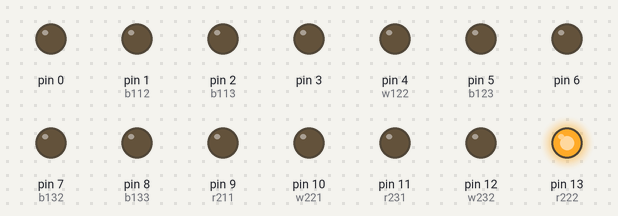
The sketch below on a simulated Arduino Uno, built with avr-gcc and run on an emulated ATmega328P. Parts: output pins drawn as LEDs (lit = HIGH).

Above: at 0.5 s.
At 2.0 s:
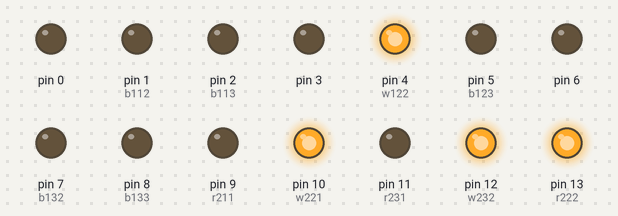
At 3.7 s:
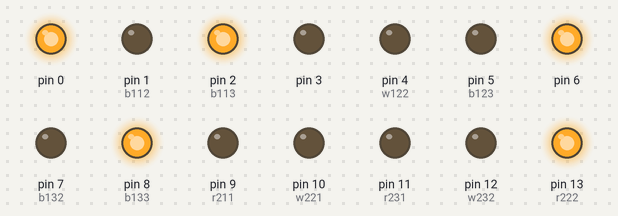
At 4.63 s:
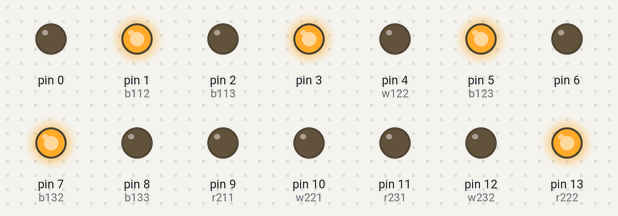
At 5.13 s:
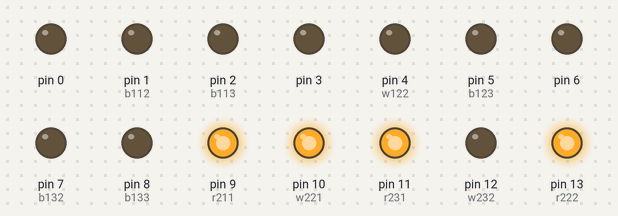
At 6.7 s:
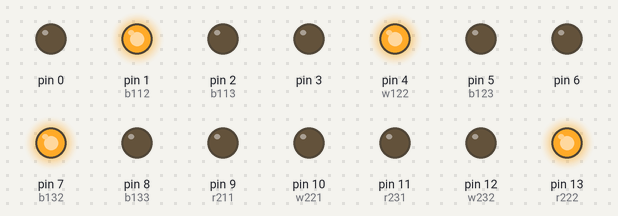
Timing chart, 0 to 8.1 s (numbered marks = the images above):
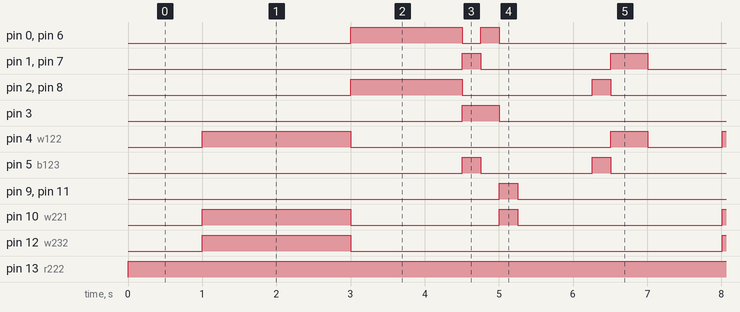

The sketch:

set1.ino
```cpp
//PATTERN of 3x3 LEDs USING 2 ARDUINOs
//HOPING THOSE 2 WORK WITH CO-OPERATION... (no not people, arduino boards)

/*
top
8blue 1white

mid
5red 4white

bottom
8green 1white


mera part yeh hain
top, mid-5 with fullstop


b111  b112  b113
b121  w122  b123
b131  b132  b133

r211.  w212   r213
w221.  r222.  w223
r231.  w232.  r233

g311  g312  g313
g321  w322  g323
g331  g332  g333

*/
void setup(){
   int i;
  for(i=0;i<=13;i++){
    pinMode(i,OUTPUT);
  }
}

int b111=0;
int b112=1;
int b113=2;
int b121=3;
int w122=4;
int b123=5;
int b131=6;
int b132=7;
int b133=8;

int r211=9;
int w221=10;
int r231=11;
int w232=12;
int r222=13;

void diamondon(){
  digitalWrite(r222,HIGH);
  delay(1000);
  digitalWrite(w122,HIGH);
  digitalWrite(w221,HIGH);
  digitalWrite(w232,HIGH);
  delay(2000);
}

void diamondoff(){
  digitalWrite(w122,LOW);
  digitalWrite(w221,LOW);
  digitalWrite(w232,LOW);
  delay(5);
}

void cor1_on(){
 int j;
  for(j=0;j<=8;j++){
   if(j==4)
     continue;

   if(j%2==0)
     digitalWrite(j,HIGH);
   else
     digitalWrite(j,LOW);
  }
  delay(1500);
}

void cor1_off(){
 int j;
  for(j=0;j<=8;j++){
   if(j==4)
     continue;
    if(j%2!=0){
     digitalWrite(j,HIGH);
    }
    else
    digitalWrite(j,LOW);
  }
  delay(250);
}

void col11_on(){
  low();
  digitalWrite(0,HIGH);
  digitalWrite(3,HIGH);
  digitalWrite(6,HIGH);
  delay(250);
}


void low(){
  int i;
  for(i=0;i<13;i++){
    digitalWrite(i,LOW);
  }
 delay(1);
}

void col21_on(){
  low();
  digitalWrite(r211,HIGH);
  digitalWrite(w221,HIGH);
  digitalWrite(r231,HIGH);
  delay(250);
  low();
  delay(1000);
}

void col13_on(){
  digitalWrite(b113,HIGH);
  digitalWrite(b123,HIGH);
  digitalWrite(b133,HIGH);
  delay(250);
  low();
}

void col12_on(){
  digitalWrite(b112,HIGH);
  digitalWrite(w122,HIGH);
  digitalWrite(b132,HIGH);
  delay(500);
  low();
}

void loop(){
  diamondon();diamondoff();cor1_on();cor1_off();col11_on();col21_on();col13_on();col12_on();
}
```

Measured:
- by itself, pin 0, pin 6: repeats every 7.0 s: LOW 0.25 s, HIGH 0.25 s, LOW 5.0 s, HIGH 1.5 s
- by itself, pin 1 (b112), pin 7 (b132): repeats every 7.0 s: LOW 1.8 s, HIGH 0.50 s, LOW 4.5 s, HIGH 0.25 s
- by itself, pin 2 (b113), pin 8 (b133): repeats every 7.0 s: LOW 1.8 s, HIGH 0.25 s, LOW 3.5 s, HIGH 1.5 s
- by itself, pin 3: alternates HIGH for 0.50 s and LOW for 6.5 s
- by itself, pin 4 (w122): repeats every 7.0 s: LOW 3.5 s, HIGH 0.50 s, LOW 1.0 s, HIGH 2.0 s
- by itself, pin 5 (b123): repeats every 7.0 s: LOW 1.5 s, HIGH 0.25 s, LOW 5.0 s, HIGH 0.25 s
- by itself, pin 9 (r211), pin 11 (r231): alternates HIGH for 0.25 s and LOW for 6.8 s
- by itself, pin 10 (w221): repeats every 7.0 s: LOW 2.0 s, HIGH 0.25 s, LOW 2.8 s, HIGH 2.0 s
